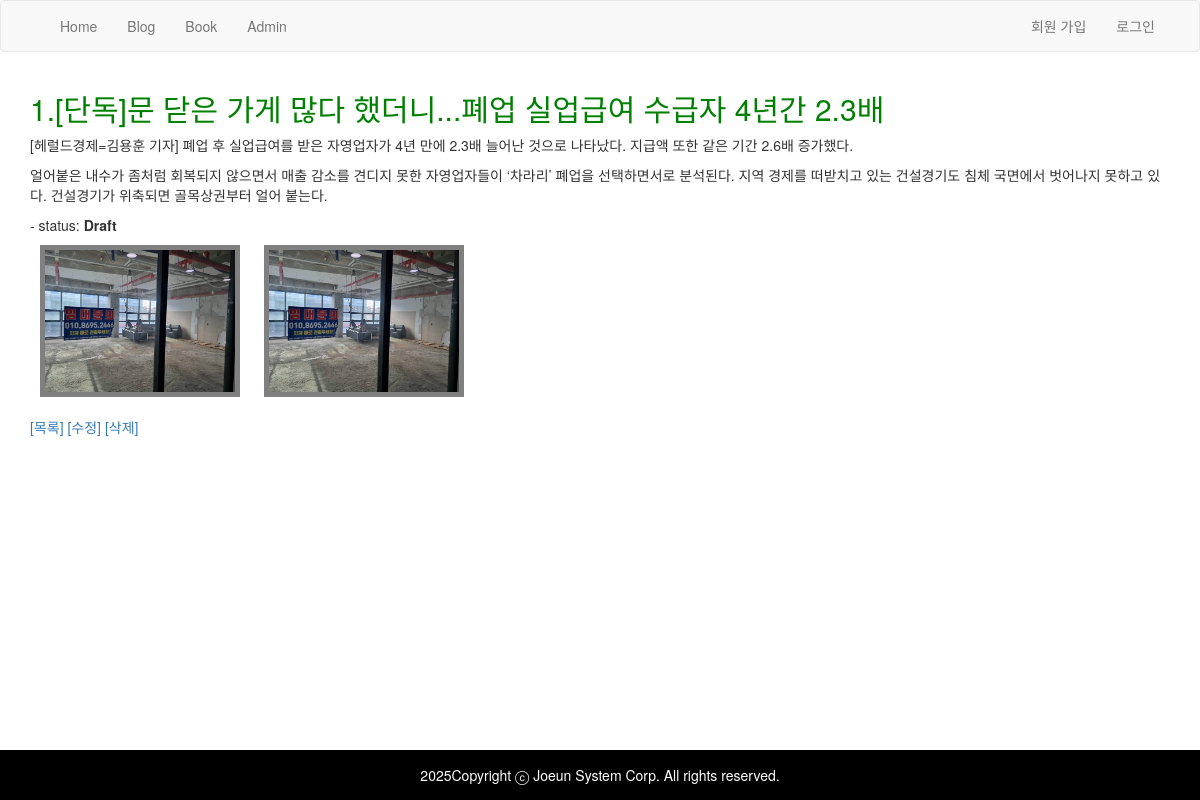
/article/1/detail, run on the app's committed database.
### article/models.py (models this page shows, shortened)
class Article(models.Model):
  title = models.CharField(verbose_name='기사제목', max_length=100)
  body  = models.TextField(verbose_name='기사본문')
  status = models.CharField(max_length=1, choices=STATUS_CHOICES)
  photo = models.ImageField(blank=True, upload_to=article_photo_path)

### article/templates/article/article_detail.html (shortened to what this page needs)
{% extends "base.html" %}
{% block content %}
  <h2>{{article.id}}.{{article.title}}</h2>
  <p>
    {{article.body | linebreaks }}
    - status:
    {% if article.status == 'd' %}
      <b>Draft</b>
    {% elif article.status == 'p' %}
      <b>published</b>
    {% else %}
      <b>Withdrawn</b>
    {% endif %}
    <br>
    {% if article.photo %}
      <img src="/media/{{article.photo}}" width="200">
      <img src="{{article.photo.url}}" width="200">
    {% else %}
      {% load static %}
    {% endif %}
  </p>
  <p>
    <a href="{% url 'article:list' %}">[목록]</a>
    <a href="{% url 'article:edit' article.id %}">[수정]</a>
    <a href="{% url 'article:delete' article.id %}">[삭제]</a>
  </p>
{% endblock %}

### myproject/static/css/ex.css (style rules this page uses)
h2 { color:green; }
img { border : 5px solid gray; margin:10px; }

### data on the page
Article: id "1", title "[단독]문 닫은 가게 많다 했더니...폐업 실업급여 수급자 4년간 2.3배", body "[헤럴드경제=김용훈 기자] 폐업 후 실업급여를 받은 자영업자가 4년 만에 2.3배 늘어난 것으로 나타났다. 지급액 또한 같은 기간 2.6배 증가했다. 얼어붙은 내수가 좀처럼 회복되지 않으면서 매출 감소를 견디지 못한 자영업자들이 ‘차라리’ 폐업을 선택하면서로 분석된다. 지역 경제를 떠받치고 있는 건설경기도 침체 국면에서 벗어나지 못하고 있다. 건설경기가 위축되면 골목상권부터 얼어 붙는다.", photo (picture)

### other printed values
{{ year }} "2025"
